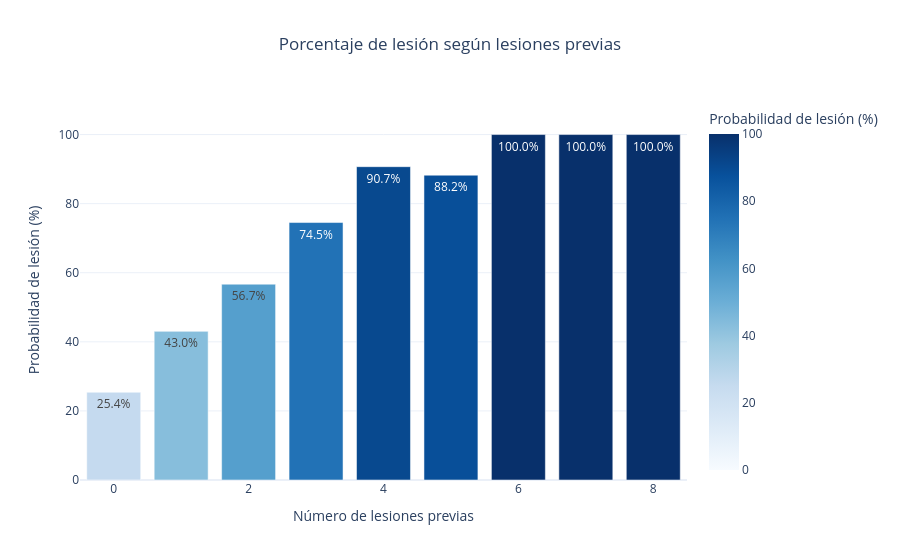

Write notebook code for a chart like this one.
### Markdown cell above
Este es el gráfico clave de este bloque. No miramos cuántos jugadores se lesionaron en total, sino qué porcentaje de cada grupo lo hizo. Así podemos comparar en igualdad de condiciones: si la tendencia sube con el historial, el pasado predice el riesgo futuro.

### Code cell
# Mostramos qué porcentaje de jugadores se han lesionado esta temporada en base al número de lesiones previas
percentageInjury = df_csv.groupby('Previous_Injury_Count')['Injury_Current_Season'].mean() * 100

percentageInjury = percentageInjury.reset_index()
percentageInjury.columns = ['Previous_Injury_Count', 'Injury_Percentage']

# px.bar() crea un gráfico de barras interactivo.
fig = px.bar(
    percentageInjury,
    x='Previous_Injury_Count',
    y='Injury_Percentage',
    title='Porcentaje de lesión según lesiones previas',
    labels={
        'Previous_Injury_Count': 'Número de lesiones previas',
        'Injury_Percentage': 'Probabilidad de lesión (%)'
    },
    color='Injury_Percentage',
    color_continuous_scale='Blues',
    range_color=[0, percentageInjury['Injury_Percentage'].max()]
)

# fig.update_traces() pinta los porcentajes encima de las barras.
# texttemplate='%{text:,.0f}' formatea el texto con separador de miles.
# textposition='outside' coloca el texto fuera de la barra.
fig.update_traces(texttemplate='%{y:.1f}%', textposition='inside')

#fig.update_layout(template='plotly_white') pone el fondo de color blanco
#fig.update_yaxes(range=[0, 110]) pone la altura del eje Y
fig.update_layout(template='plotly_white', title_x=0.5)
fig.update_yaxes(range=[0, 110])

fig.show()
print(f'La probabilidad de lesionarse aumenta claramente a medida que crece el número de lesiones previas.')

### Figure 1 — Plotly figure (JSON) as saved in the notebook; plotly's stock layout.template omitted (floating-point values rounded to 4 significant figures)
{"data": [{"hovertemplate": "Número de lesiones previas=%{x}<br>Probabilidad de lesión (%)=%{marker.color}<extra></extra>", "legendgroup": "", "marker": {"color": [25.41, 43.02, 56.68, 74.53, 90.7, 88.24, 100.0, 100.0, 100.0], "coloraxis": "coloraxis", "pattern": {"shape": ""}}, "name": "", "orientation": "v", "showlegend": false, "textposition": "inside", "texttemplate": "%{y:.1f}%", "type": "bar", "x": [0, 1, 2, 3, 4, 5, 6, 7, 8], "xaxis": "x", "y": [25.41, 43.02, 56.68, 74.53, 90.7, 88.24, 100.0, 100.0, 100.0], "yaxis": "y"}], "layout": {"barmode": "relative", "coloraxis": {"cmax": 100, "cmin": 0, "colorbar": {"title": {"text": "Probabilidad de lesión (%)"}}, "colorscale": [[0, "rgb(247,251,255)"], [0.125, "rgb(222,235,247)"], [0.25, "rgb(198,219,239)"], [0.375, "rgb(158,202,225)"], [0.5, "rgb(107,174,214)"], [0.625, "rgb(66,146,198)"], [0.75, "rgb(33,113,181)"], [0.875, "rgb(8,81,156)"], [1, "rgb(8,48,107)"]]}, "legend": {"tracegroupgap": 0}, "title": {"text": "Porcentaje de lesión según lesiones previas", "x": 0.5}, "xaxis": {"anchor": "y", "domain": [0, 1], "title": {"text": "Número de lesiones previas"}}, "yaxis": {"anchor": "x", "domain": [0, 1], "range": [0, 110], "title": {"text": "Probabilidad de lesión (%)"}}}}
